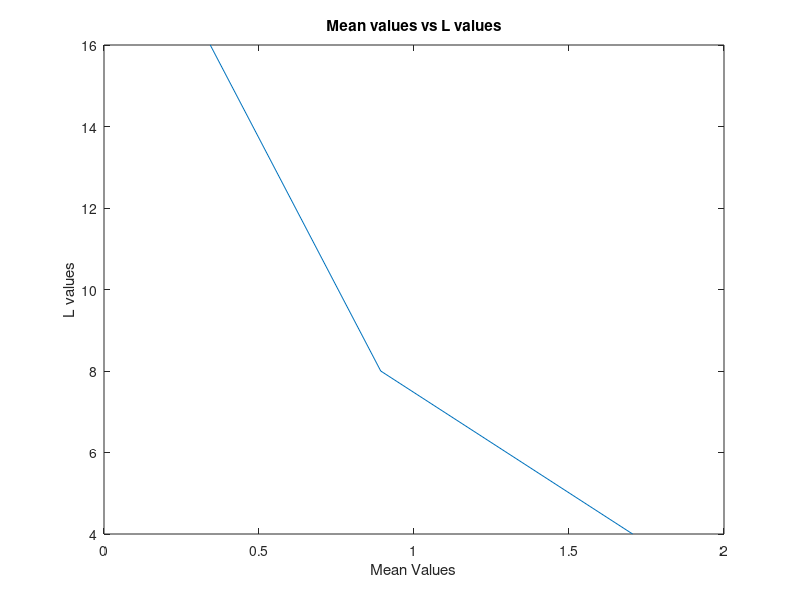
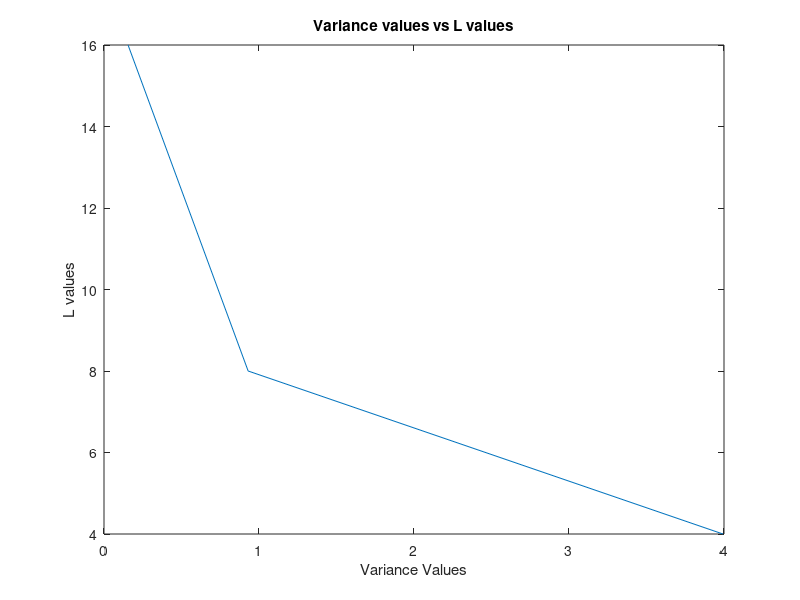
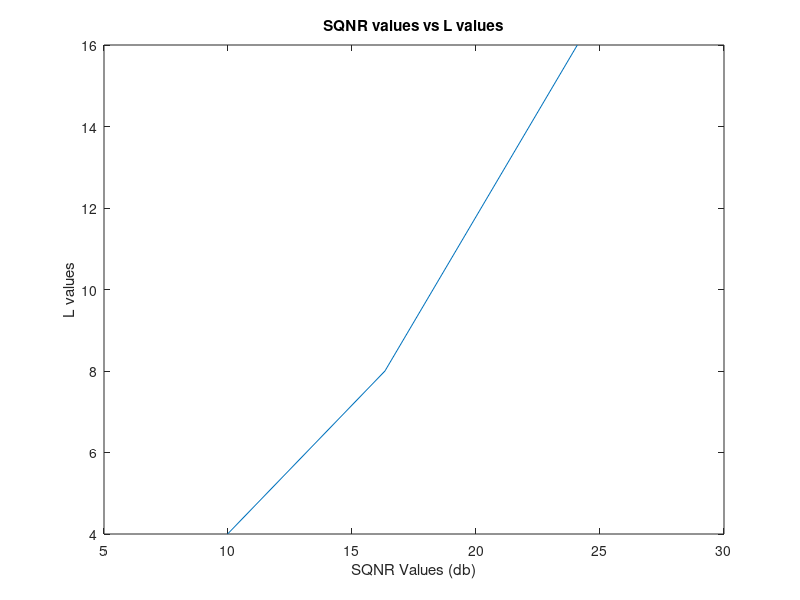
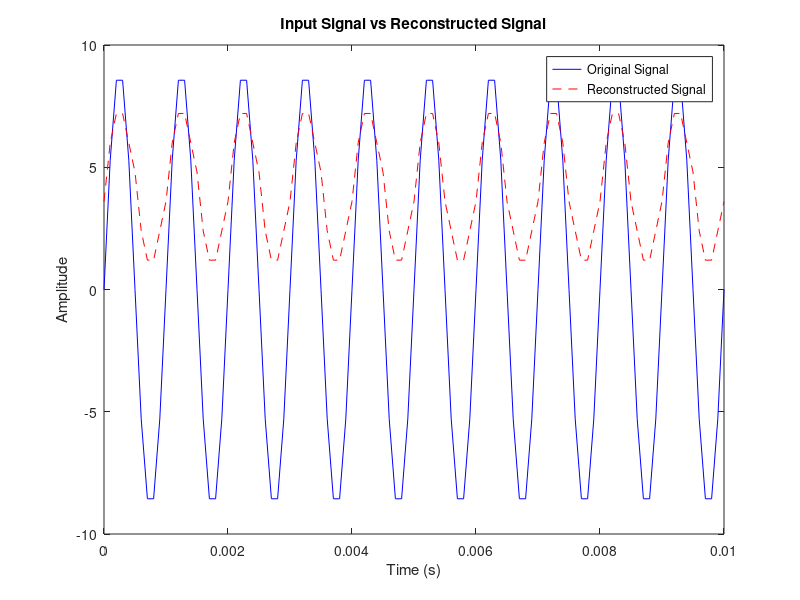

Source code (MATLAB) for these figures, in order:
% Parameters

A = 9; % Signal Amplitude [13001578 --> 1 + 8]
f = 1000; % Frequency in Hz
duration = 0.01; % Signal duration in seconds
T_s = 0.0001; % Sampling interval
t = 0:T_s:duration; % Time vector
% L = 8; % Number of quantization levels
mu = 255; % For μ-law quantization
p = 0.01; % Error probability in Binary Symmetric Channel

%% Sampling

function samples = sample_signal(A, f, T_s, duration)
    t = 0:T_s:duration;  % Time vector
    samples = A * sin(2 * pi * f * t);  % Generate sinusoidal signal
end

T_s_values = [0.001, 0.0005, 0.0001]; % Sampling intervals

for T_s = T_s_values
    samples = sample_signal(A, f, T_s, duration);
    % figure;
    % plot(0:T_s:duration, samples);
    % title(['Sampled Signal with T_s = ', num2str(T_s)]);
    % xlabel('Time (s)');
    % ylabel('Amplitude');
end

%% Step 2 Quantization

function [quantized_values, levels] = uniform_quantizer(signal, L, A)
    % Define L quantization levels linearly spaced between -A and A
    levels = linspace(-A, A, L);

    % Quantize the signal: find the closest level to each sample
    quantized_values = zeros(size(signal));  % Initialize output array
    for i = 1:length(signal)
        % Find the closest quantization level
        [~, idx] = min(abs(signal(i) - levels));  % Find closest level index
        quantized_values(i) = levels(idx);  % Assign the quantized value
    end
end

function quantized_values = mu_law_quantizer(signal, L, mu)
    normalized_signal = signal / max(abs(signal)); % Normalize
    compressed_signal = sign(normalized_signal) .* log(1 + mu * abs(normalized_signal)) / log(1 + mu);
    quantized_signal = round((compressed_signal + 1) * (L - 1) / 2); % Uniform quantization
    quantized_values = 2 * quantized_signal / (L - 1) - 1; % Decompress
    quantized_values = quantized_values * max(abs(signal)); % Restore scale
end

%% Quantization Error Analysis

function [mae, var_error] = quantization_error_analysis(signal, quantized_signal)
    error = signal - quantized_signal;
    mae = mean(abs(error)); % Mean Absolute Error
    var_error = var(error); % Variance of Error
end

%% Signal-to-Quantization Noise Ratio (SQNR)

function sqnr = calculate_sqnr(signal, quantized_signal)
    signal_power = mean(signal .^ 2);
    error = signal - quantized_signal;
    noise_power = mean((error) .^ 2);
    sqnr = 10 * log10(signal_power / noise_power);
end

%% Huffman Encoding

function [encoded_signal, dict] = huffman_encode(signal, L)
    % Normalize the signal to the range [0, L-1] and scale to integers
    signal_int = round((signal - min(signal)) / (max(signal) - min(signal)) * (L - 1)) + 1;

    % Ensure values are within the range [1, L]
    signal_int = max(min(signal_int, L), 1);

    % Debugging: Check signal range
    disp('Signal (integer values) passed to Huffman Encoding:');
    disp(signal_int);

    % Find unique symbols
    symbols = unique(signal_int);

    % Calculate probabilities
    symbol_counts = histc(signal_int, symbols);
    probabilities = symbol_counts / sum(symbol_counts);

    % Create Huffman dictionary
    dict = huffmandict(symbols, probabilities);

    % Encode the signal
   [~, idx]   = ismember( signal_int, symbols);
   encoded_signal = huffmanenco(idx, dict);
end

%% Huffman Decoding

function decoded_signal = huffman_decode(encoded_signal, dict)
    decoded_signal = huffmandeco(encoded_signal, dict);
end

%% Signal Comparison

% no functions here :)


%% Compression Metrics

function compression_rate = calculate_compression_rate(original_bits, compressed_bits)
    compression_rate = (original_bits - compressed_bits) / original_bits;
end

%% Error Channel Simulation

function noisy_signal = bsc_channel(encoded_signal, p)
    noisy_signal = xor(encoded_signal, rand(size(encoded_signal)) < p);
    noisy_signal = double(noisy_signal);
end

%% Simulation time :3

% Step 1: Input Signal and Sampling

input_signal = sample_signal(A, f, T_s, duration);

% Step 2: Quantization

L = 32;
[uniform_quantized, uniform_levels] = uniform_quantizer(input_signal, L, A);
mu_quantized = mu_law_quantizer(input_signal, L, mu);

% Step 3: Quantization Error Analysis

L_Values = [4, 8, 16];
mae_Values = [0, 0, 0];
var_Values = [0, 0, 0];
i = 1;

for LValue = L_Values
    [uniform_quantized, uniform_levels] = uniform_quantizer(input_signal, LValue, A);
    [mae_uniform, var_uniform] = quantization_error_analysis(input_signal, uniform_quantized);
    % [mae_uniform, var_uniform] = quantization_error_analysis(input_signal, mu_quantized);
    % disp(['Mean Absolute Error (Uniform): ', num2str(mae_uniform), 'For the value of L:', num2str(LValue)]);
    % disp(['Variance of Error (Uniform): ', num2str(var_uniform), 'For the value of L:', num2str(LValue)]);
    mae_Values(1, i) = mae_uniform;
    var_Values(1, i) = var_uniform;
    i = i + 1;
end

figure;
plot(mae_Values, L_Values);
title('Mean values vs L values');
xlabel('Mean Values');
ylabel('L values');

figure;
plot(var_Values, L_Values);
title('Variance values vs L values');
xlabel('Variance Values');
ylabel('L values');

% Step 4: SQNR

% sqnr_uniform = calculate_sqnr(input_signal, uniform_quantized);
% sqnr_uniform = calculate_sqnr(input_signal, mu_quantized);
% disp(['SQNR (Uniform): ', num2str(sqnr_uniform), ' dB']);

sqnr_Values = [0, 0, 0];
i = 1;
for LValue = L_Values
    [uniform_quantized, uniform_levels] = uniform_quantizer(input_signal, LValue, A);
    sqnr_uniform = calculate_sqnr(input_signal, uniform_quantized);
    % sqnr_uniform = calculate_sqnr(input_signal, mu_quantized);
    sqnr_Values(1, i) = sqnr_uniform;
    i = i + 1;
end

figure;
plot(sqnr_Values, L_Values);
title('SQNR values vs L values');
xlabel('SQNR Values (db)');
ylabel('L values');

% Step 5: Encoding (Huffman Encoding)

[encoded_signal, huffman_dict] = huffman_encode(uniform_quantized, L);
% [encoded_signal, huffman_dict] = huffman_encode(mu_quantized);

% Step 6: Simulate a Channel (Noiseless)

% Huffman decoding to reconstruct the signal
decoded_signal = huffman_decode(encoded_signal, huffman_dict);

% Step 7: Signal Comparison

% Rescale decoded signal for comparison
quantization_step = uniform_levels(2) - uniform_levels(1);
reconstructed_signal = decoded_signal * quantization_step;

% Cross-correlation between input and reconstructed signal
correlation = corrcoef(input_signal, reconstructed_signal);
disp(['Cross-correlation: ', num2str(correlation(1, 2))]);

% Plotting Input vs Output
figure;
plot(t, input_signal, 'b', 'DisplayName', 'Original Signal');
hold on;
plot(t, reconstructed_signal, 'r--', 'DisplayName', 'Reconstructed Signal');
legend;
title('Input Signal vs Reconstructed Signal');
xlabel('Time (s)');
ylabel('Amplitude');

% Step 8: Compression Efficiency and Rate

original_bits = length(input_signal) * ceil(log2(L));
compressed_bits = length(encoded_signal);
compression_rate = calculate_compression_rate(original_bits, compressed_bits);
disp(['Compression Rate: ', num2str(compression_rate * 100), '%']);

% Step 9: Error Channel Simulation (Bonus)

bsc_signal = bsc_channel(encoded_signal, p);
try
    noisy_decoded = huffman_decode(double(bsc_signal), huffman_dict);
    noisy_reconstructed_signal = noisy_decoded * quantization_step;
    % Plot noisy reconstructed signal

    % Ensure the lengths match for plotting
    n = length(noisy_reconstructed_signal);
    min_length = min(length(input_signal), n);  % Ensure matching lengths
    t_reconstructed = linspace(0, duration, min_length);  % Adjust time vector length

    figure;
    plot(t_reconstructed, input_signal(1:min_length), 'b', 'DisplayName', 'Original Signal');
    hold on;
    plot(t_reconstructed, noisy_reconstructed_signal(1:min_length), 'g--', 'DisplayName', 'Noisy Reconstructed Signal');
    legend('Location', 'best')
    title('Input Signal vs Noisy Reconstructed Signal');
    xlabel('Time (s)');
    ylabel('Amplitude');

catch e
    disp('Error during huffman decoding due to an invalid encoded sequence');
    rethrow(e);
end


%% Enhancing Signal Approximation

% one could increase the number of quantization levels but that would be
% resource-extensive if implemented irl
% more elegantly we could resort to more advanced encoding techniques
% such as arithmetic coding :)

